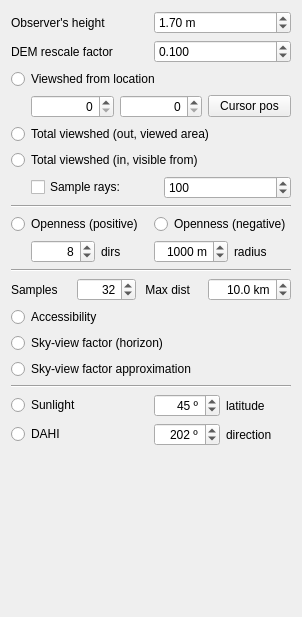
          <widget class="QWidget" name="pageVisibility">
           <property name="geometry">
            <rect>
             <x>0</x>
             <y>0</y>
             <width>302</width>
             <height>617</height>
            </rect>
           </property>
           <attribute name="label">
            <string>Visibility</string>
           </attribute>
           <layout class="QVBoxLayout" name="verticalLayout_2">
            <item>
             <layout class="QHBoxLayout" name="horizontalLayout_15">
              <item>
               <widget class="QLabel" name="label_54">
                <property name="text">
                 <string>Observer's height</string>
                </property>
               </widget>
              </item>
              <item>
               <widget class="QDoubleSpinBox" name="viewshed_offset">
                <property name="alignment">
                 <set>Qt::AlignmentFlag::AlignLeading|Qt::AlignmentFlag::AlignLeft|Qt::AlignmentFlag::AlignVCenter</set>
                </property>
                <property name="suffix">
                 <string> m</string>
                </property>
                <property name="maximum">
                 <double>1000.000000000000000</double>
                </property>
                <property name="value">
                 <double>1.700000000000000</double>
                </property>
               </widget>
              </item>
             </layout>
            </item>
            <item>
             <layout class="QHBoxLayout" name="horizontalLayout_21">
              <item>
               <widget class="QLabel" name="label_23">
                <property name="toolTip">
                 <string>Downsamples the terrain before computing visibility, to speed up computations</string>
                </property>
                <property name="text">
                 <string>DEM rescale factor</string>
                </property>
               </widget>
              </item>
              <item>
               <widget class="QDoubleSpinBox" name="viewshed_rescale">
                <property name="alignment">
                 <set>Qt::AlignmentFlag::AlignLeading|Qt::AlignmentFlag::AlignLeft|Qt::AlignmentFlag::AlignVCenter</set>
                </property>
                <property name="decimals">
                 <number>3</number>
                </property>
                <property name="maximum">
                 <double>1.000000000000000</double>
                </property>
                <property name="singleStep">
                 <double>0.100000000000000</double>
                </property>
                <property name="value">
                 <double>0.100000000000000</double>
                </property>
               </widget>
              </item>
             </layout>
            </item>
            <item>
             <widget class="QRadioButton" name="dem_viewshedLoc">
              <property name="text">
               <string>Viewshed from location</string>
              </property>
             </widget>
            </item>
            <item>
             <layout class="QHBoxLayout" name="horizontalLayout_17">
              <property name="leftMargin">
               <number>20</number>
              </property>
              <item>
               <widget class="QSpinBox" name="viewshed_location_x">
                <property name="alignment">
                 <set>Qt::AlignmentFlag::AlignRight|Qt::AlignmentFlag::AlignTrailing|Qt::AlignmentFlag::AlignVCenter</set>
                </property>
               </widget>
              </item>
              <item>
               <widget class="QSpinBox" name="viewshed_location_y">
                <property name="alignment">
                 <set>Qt::AlignmentFlag::AlignRight|Qt::AlignmentFlag::AlignTrailing|Qt::AlignmentFlag::AlignVCenter</set>
                </property>
               </widget>
              </item>
              <item>
               <widget class="QPushButton" name="btn_pickViewshedLocation">
                <property name="text">
                 <string>Cursor pos</string>
                </property>
                <property name="checkable">
                 <bool>false</bool>
                </property>
               </widget>
              </item>
             </layout>
            </item>
            <item>
             <widget class="QRadioButton" name="dem_viewshedTotalOut">
              <property name="text">
               <string>Total viewshed (out, viewed area)</string>
              </property>
             </widget>
            </item>
            <item>
             <widget class="QRadioButton" name="dem_viewshedTotalIn">
              <property name="text">
               <string>Total viewshed (in, visible from)</string>
              </property>
             </widget>
            </item>
            <item>
             <layout class="QHBoxLayout" name="horizontalLayout_43">
              <property name="leftMargin">
               <number>20</number>
              </property>
              <item>
               <widget class="QCheckBox" name="dem_viewshedTotal_sample">
                <property name="text">
                 <string>Sample rays:</string>
                </property>
               </widget>
              </item>
              <item>
               <widget class="QSpinBox" name="dem_viewshedTotal_numSamples">
                <property name="maximum">
                 <number>1000000</number>
                </property>
                <property name="singleStep">
                 <number>100</number>
                </property>
                <property name="value">
                 <number>100</number>
                </property>
               </widget>
              </item>
             </layout>
            </item>
            <item>
             <widget class="Line" name="line_12">
              <property name="orientation">
               <enum>Qt::Orientation::Horizontal</enum>
              </property>
             </widget>
            </item>
            <item>
             <layout class="QHBoxLayout" name="horizontalLayout_53">
              <item>
               <widget class="QRadioButton" name="dem_posOpenness">
                <property name="text">
                 <string>Openness (positive)</string>
                </property>
               </widget>
              </item>
              <item>
               <widget class="QRadioButton" name="dem_negOpenness">
                <property name="text">
                 <string>Openness (negative)</string>
                </property>
               </widget>
              </item>
             </layout>
            </item>
            <item>
             <layout class="QHBoxLayout" name="horizontalLayout_2">
              <item>
               <layout class="QHBoxLayout" name="horizontalLayout_47">
                <property name="leftMargin">
                 <number>20</number>
                </property>
                <item>
                 <widget class="QSpinBox" name="dem_opennessDirs">
                  <property name="minimumSize">
                   <size>
                    <width>64</width>
                    <height>0</height>
                   </size>
                  </property>
                  <property name="alignment">
                   <set>Qt::AlignmentFlag::AlignRight|Qt::AlignmentFlag::AlignTrailing|Qt::AlignmentFlag::AlignVCenter</set>
                  </property>
                  <property name="minimum">
                   <number>1</number>
                  </property>
                  <property name="maximum">
                   <number>256</number>
                  </property>
                  <property name="value">
                   <number>8</number>
                  </property>
                 </widget>
                </item>
                <item>
                 <widget class="QLabel" name="label_55">
                  <property name="text">
                   <string>dirs</string>
                  </property>
                 </widget>
                </item>
               </layout>
              </item>
              <item>
               <layout class="QHBoxLayout" name="horizontalLayout_49">
                <item>
                 <widget class="QSpinBox" name="dem_opennessDist">
                  <property name="minimumSize">
                   <size>
                    <width>64</width>
                    <height>0</height>
                   </size>
                  </property>
                  <property name="alignment">
                   <set>Qt::AlignmentFlag::AlignRight|Qt::AlignmentFlag::AlignTrailing|Qt::AlignmentFlag::AlignVCenter</set>
                  </property>
                  <property name="suffix">
                   <string> m</string>
                  </property>
                  <property name="minimum">
                   <number>-1</number>
                  </property>
                  <property name="maximum">
                   <number>50000</number>
                  </property>
                  <property name="singleStep">
                   <number>1000</number>
                  </property>
                  <property name="value">
                   <number>1000</number>
                  </property>
                 </widget>
                </item>
                <item>
                 <widget class="QLabel" name="label_56">
                  <property name="text">
                   <string>radius</string>
                  </property>
                 </widget>
                </item>
               </layout>
              </item>
             </layout>
            </item>
            <item>
             <widget class="Line" name="line_15">
              <property name="orientation">
               <enum>Qt::Orientation::Horizontal</enum>
              </property>
             </widget>
            </item>
            <item>
             <layout class="QHBoxLayout" name="horizontalLayout_44">
              <item>
               <widget class="QLabel" name="label_51">
                <property name="text">
                 <string>Samples</string>
                </property>
               </widget>
              </item>
              <item>
               <widget class="QSpinBox" name="dem_accessibilitySamples">
                <property name="minimumSize">
                 <size>
                  <width>0</width>
                  <height>0</height>
                 </size>
                </property>
                <property name="alignment">
                 <set>Qt::AlignmentFlag::AlignRight|Qt::AlignmentFlag::AlignTrailing|Qt::AlignmentFlag::AlignVCenter</set>
                </property>
                <property name="minimum">
                 <number>1</number>
                </property>
                <property name="maximum">
                 <number>8192</number>
                </property>
                <property name="value">
                 <number>32</number>
                </property>
               </widget>
              </item>
              <item>
               <widget class="QLabel" name="label_17">
                <property name="text">
                 <string> Max dist</string>
                </property>
               </widget>
              </item>
              <item>
               <widget class="QDoubleSpinBox" name="dem_accessibilityRadius">
                <property name="alignment">
                 <set>Qt::AlignmentFlag::AlignRight|Qt::AlignmentFlag::AlignTrailing|Qt::AlignmentFlag::AlignVCenter</set>
                </property>
                <property name="suffix">
                 <string> km</string>
                </property>
                <property name="decimals">
                 <number>1</number>
                </property>
                <property name="minimum">
                 <double>-1.000000000000000</double>
                </property>
                <property name="maximum">
                 <double>1000.000000000000000</double>
                </property>
                <property name="value">
                 <double>10.000000000000000</double>
                </property>
               </widget>
              </item>
             </layout>
            </item>
            <item>
             <widget class="QRadioButton" name="dem_accessibility">
              <property name="text">
               <string>Accessibility</string>
              </property>
              <property name="checked">
               <bool>false</bool>
              </property>
             </widget>
            </item>
            <item>
             <widget class="QRadioButton" name="dem_skyview">
              <property name="text">
               <string>Sky-view factor (horizon)</string>
              </property>
             </widget>
            </item>
            <item>
             <widget class="QRadioButton" name="dem_skyviewApprox">
              <property name="text">
               <string>Sky-view factor approximation</string>
              </property>
             </widget>
            </item>
            <item>
             <widget class="Line" name="line_16">
              <property name="orientation">
               <enum>Qt::Orientation::Horizontal</enum>
              </property>
             </widget>
            </item>
            <item>
             <layout class="QHBoxLayout" name="horizontalLayout_51">
              <item>
               <widget class="QRadioButton" name="dem_sunlight">
                <property name="text">
                 <string>Sunlight </string>
                </property>
                <property name="checked">
                 <bool>false</bool>
                </property>
               </widget>
              </item>
              <item>
               <layout class="QHBoxLayout" name="horizontalLayout_6">
                <property name="topMargin">
                 <number>0</number>
                </property>
                <item>
                 <widget class="QSpinBox" name="dem_sunlightLatitude">
                  <property name="minimumSize">
                   <size>
                    <width>0</width>
                    <height>0</height>
                   </size>
                  </property>
                  <property name="alignment">
                   <set>Qt::AlignmentFlag::AlignRight|Qt::AlignmentFlag::AlignTrailing|Qt::AlignmentFlag::AlignVCenter</set>
                  </property>
                  <property name="suffix">
                   <string> º</string>
                  </property>
                  <property name="prefix">
                   <string/>
                  </property>
                  <property name="minimum">
                   <number>-90</number>
                  </property>
                  <property name="maximum">
                   <number>90</number>
                  </property>
                  <property name="value">
                   <number>45</number>
                  </property>
                 </widget>
                </item>
                <item>
                 <widget class="QLabel" name="label_5">
                  <property name="text">
                   <string>latitude</string>
                  </property>
                 </widget>
                </item>
               </layout>
              </item>
             </layout>
            </item>
            <item>
             <layout class="QHBoxLayout" name="horizontalLayout_52">
              <item>
               <widget class="QRadioButton" name="dem_dahi">
                <property name="text">
                 <string>DAHI</string>
                </property>
               </widget>
              </item>
              <item>
               <layout class="QHBoxLayout" name="horizontalLayout_28">
                <item>
                 <widget class="QSpinBox" name="dem_dahiMax">
                  <property name="minimumSize">
                   <size>
                    <width>0</width>
                    <height>0</height>
                   </size>
                  </property>
                  <property name="alignment">
                   <set>Qt::AlignmentFlag::AlignRight|Qt::AlignmentFlag::AlignTrailing|Qt::AlignmentFlag::AlignVCenter</set>
                  </property>
                  <property name="suffix">
                   <string> º</string>
                  </property>
                  <property name="minimum">
                   <number>0</number>
                  </property>
                  <property name="maximum">
                   <number>360</number>
                  </property>
                  <property name="value">
                   <number>202</number>
                  </property>
                 </widget>
                </item>
                <item>
                 <widget class="QLabel" name="label_32">
                  <property name="text">
                   <string>direction</string>
                  </property>
                 </widget>
                </item>
               </layout>
              </item>
             </layout>
            </item>
            <item>
             <spacer name="verticalSpacer_11">
              <property name="orientation">
               <enum>Qt::Orientation::Vertical</enum>
              </property>
              <property name="sizeHint" stdset="0">
               <size>
                <width>20</width>
                <height>392</height>
               </size>
              </property>
             </spacer>
            </item>
           </layout>
          </widget>
